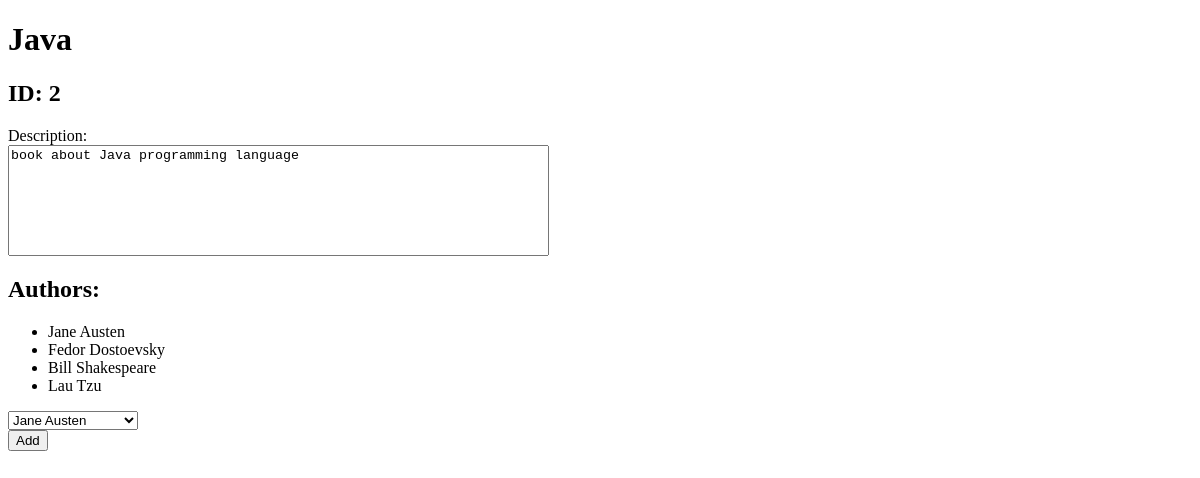
Page /books/2 on the earlier database version.
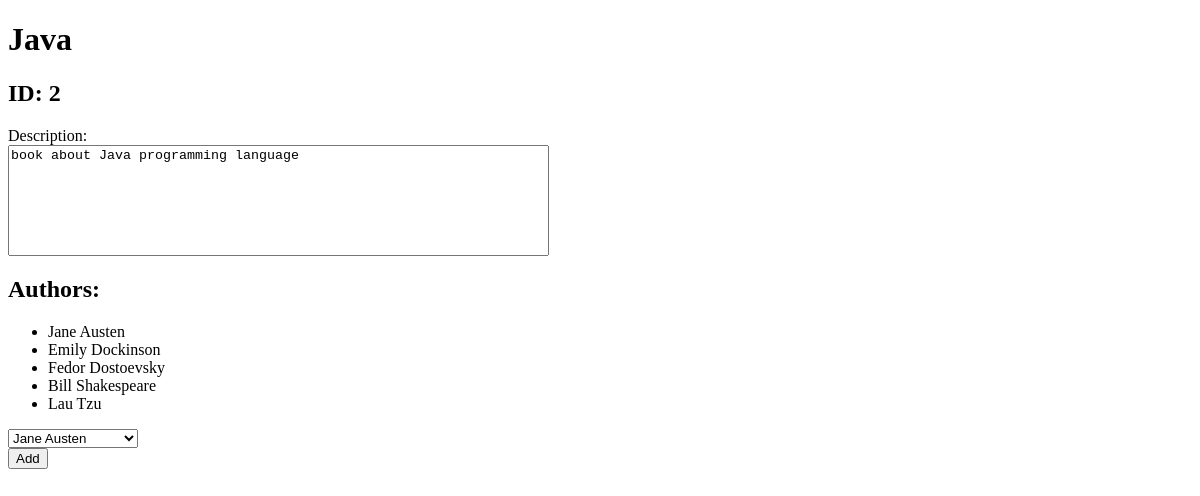
Same page on the later database version.
### books_authors_app/models.py (models this page shows)
class Author(models.Model):
    first_name = models.CharField(max_length = 45)
    last_name = models.CharField(max_length = 45)
    notes = models.TextField()
    books = models.ManyToManyField(Book, related_name = "authors")
    created_at = models.DateTimeField(auto_now_add=True)
    updated_at = models.DateTimeField(auto_now=True)

### books_authors_app/views.py (the view)
# urls.py: path('books/<int:book_id>', views.book),
def book(request, book_id):
    context = {
        "book": Book.objects.get(id=book_id),
        "all_authors": Author.objects.all(),
        "book_description": Book.objects.get(id=book_id).description,
        "authors": Book.objects.get(id=book_id).authors.all()
    }
    return render(request, "book.html", context)

### books_authors_app/templates/book.html (shortened to what this page needs)
<!DOCTYPE html>
<html lang="en">
<head>
    {%load static%}
    <link rel="stylesheet" type="text/css" href="{%static 'style.css'%}">
</head>
<body>
    <h1>{{book.title}}</h1>
    <h2>ID: {{book.id}}</h2>
    Description: <textarea name="" id="" cols="65" rows="7" readonly>{{book_description}}</textarea>
    <h2>Authors:</h2>
    <ul>
        {% for author in authors %}
            <li>{{ author.first_name }} {{ author.last_name }}</li>
        {% endfor %}
    </ul>
    <form action="/book/{{book.id}}/add_author" method="POST">
        <select name="author_id">
            {%for author in all_authors%}
            <option  value="{{author.id}}">{{ author.first_name }} {{ author.last_name }}</option>
            {% endfor %}
        </select>
        <input type="submit" value="Add">
    </form>
</body>
</html>

Differences in the rows shown:
added Author: first_name "Emily", last_name "Dockinson"
